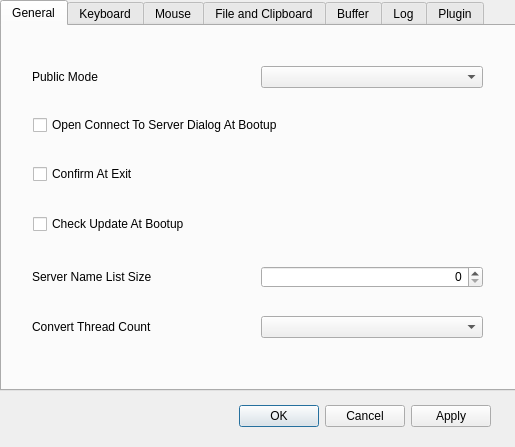
<?xml version="1.0" encoding="UTF-8"?>
<ui version="4.0">
 <class>PreferenceDialog</class>
 <widget class="QDialog" name="PreferenceDialog">
  <property name="geometry">
   <rect>
    <x>0</x>
    <y>0</y>
    <width>515</width>
    <height>447</height>
   </rect>
  </property>
  <property name="windowTitle">
   <string>Preference</string>
  </property>
  <widget class="QDialogButtonBox" name="buttonBox">
   <property name="geometry">
    <rect>
     <x>150</x>
     <y>400</y>
     <width>341</width>
     <height>32</height>
    </rect>
   </property>
   <property name="orientation">
    <enum>Qt::Horizontal</enum>
   </property>
   <property name="standardButtons">
    <set>QDialogButtonBox::Apply|QDialogButtonBox::Cancel|QDialogButtonBox::Ok</set>
   </property>
  </widget>
  <widget class="QTabWidget" name="tabWidget">
   <property name="geometry">
    <rect>
     <x>0</x>
     <y>0</y>
     <width>521</width>
     <height>391</height>
    </rect>
   </property>
   <property name="currentIndex">
    <number>0</number>
   </property>
   <widget class="QWidget" name="tab_general">
    <attribute name="title">
     <string>General</string>
    </attribute>
    <widget class="QWidget" name="layoutWidget_1">
     <property name="geometry">
      <rect>
       <x>30</x>
       <y>240</y>
       <width>451</width>
       <height>22</height>
      </rect>
     </property>
     <layout class="QHBoxLayout" name="horizontalLayout_serverNameListSize">
      <item>
       <widget class="QLabel" name="label_serverNameListSize">
        <property name="text">
         <string>Server Name List Size</string>
        </property>
       </widget>
      </item>
      <item>
       <widget class="QSpinBox" name="spinBox_serverNameListSize">
        <property name="alignment">
         <set>Qt::AlignRight|Qt::AlignTrailing|Qt::AlignVCenter</set>
        </property>
       </widget>
      </item>
     </layout>
    </widget>
    <widget class="QCheckBox" name="checkBox_onOpenConnectToServerDialogAtBootup">
     <property name="geometry">
      <rect>
       <x>31</x>
       <y>91</y>
       <width>451</width>
       <height>16</height>
      </rect>
     </property>
     <property name="text">
      <string>Open Connect To Server Dialog At Bootup</string>
     </property>
    </widget>
    <widget class="QCheckBox" name="checkBox_onConfirmAtExit">
     <property name="geometry">
      <rect>
       <x>31</x>
       <y>140</y>
       <width>451</width>
       <height>16</height>
      </rect>
     </property>
     <property name="text">
      <string>Confirm At Exit</string>
     </property>
    </widget>
    <widget class="QCheckBox" name="checkBox_onCheckUpdateAtBootup">
     <property name="geometry">
      <rect>
       <x>31</x>
       <y>190</y>
       <width>451</width>
       <height>16</height>
      </rect>
     </property>
     <property name="text">
      <string>Check Update At Bootup</string>
     </property>
    </widget>
    <widget class="QWidget" name="layoutWidget_2">
     <property name="geometry">
      <rect>
       <x>30</x>
       <y>40</y>
       <width>451</width>
       <height>22</height>
      </rect>
     </property>
     <layout class="QHBoxLayout" name="horizontalLayout">
      <item>
       <widget class="QLabel" name="label_publicModeVersion">
        <property name="text">
         <string>Public Mode</string>
        </property>
       </widget>
      </item>
      <item>
       <widget class="QComboBox" name="comboBox_publicModeVersion">
        <property name="currentText">
         <string/>
        </property>
       </widget>
      </item>
     </layout>
    </widget>
    <widget class="QWidget" name="">
     <property name="geometry">
      <rect>
       <x>30</x>
       <y>290</y>
       <width>451</width>
       <height>22</height>
      </rect>
     </property>
     <layout class="QHBoxLayout" name="horizontalLayout_3">
      <item>
       <widget class="QLabel" name="label_convertThreadCount">
        <property name="text">
         <string>Convert Thread Count</string>
        </property>
       </widget>
      </item>
      <item>
       <widget class="QComboBox" name="comboBox_convertThreadCount"/>
      </item>
     </layout>
    </widget>
   </widget>
   <widget class="QWidget" name="tab_keyboard">
    <attribute name="title">
     <string>Keyboard</string>
    </attribute>
    <widget class="QWidget" name="layoutWidget_3">
     <property name="geometry">
      <rect>
       <x>20</x>
       <y>40</y>
       <width>471</width>
       <height>30</height>
      </rect>
     </property>
     <layout class="QHBoxLayout" name="horizontalLayout_keylayoutPath">
      <item>
       <widget class="QLabel" name="label_keylayoutPath">
        <property name="text">
         <string>Key Layout Path</string>
        </property>
       </widget>
      </item>
      <item>
       <widget class="QLineEdit" name="lineEdit_keylayoutPath"/>
      </item>
      <item>
       <widget class="QPushButton" name="pushButton_keylayoutPath">
        <property name="text">
         <string>select</string>
        </property>
       </widget>
      </item>
     </layout>
    </widget>
    <widget class="QWidget" name="layoutWidget_4">
     <property name="geometry">
      <rect>
       <x>21</x>
       <y>100</y>
       <width>471</width>
       <height>194</height>
      </rect>
     </property>
     <layout class="QHBoxLayout" name="horizontalLayout_2">
      <item>
       <widget class="QLabel" name="label_keylayoutList">
        <property name="text">
         <string>Key Layout List</string>
        </property>
       </widget>
      </item>
      <item>
       <widget class="QListWidget" name="listWidget_keylayoutList"/>
      </item>
     </layout>
    </widget>
   </widget>
   <widget class="QWidget" name="tab_mouse">
    <attribute name="title">
     <string>Mouse</string>
    </attribute>
    <widget class="QWidget" name="layoutWidget_5">
     <property name="geometry">
      <rect>
       <x>30</x>
       <y>240</y>
       <width>451</width>
       <height>22</height>
      </rect>
     </property>
     <layout class="QHBoxLayout" name="horizontalLayout_doubleClickThreshold">
      <item>
       <widget class="QLabel" name="label_doubleClickThreshold">
        <property name="text">
         <string>Double Click Threshold</string>
        </property>
       </widget>
      </item>
      <item>
       <widget class="QSpinBox" name="spinBox_doubleClickThreshold">
        <property name="alignment">
         <set>Qt::AlignRight|Qt::AlignTrailing|Qt::AlignVCenter</set>
        </property>
        <property name="suffix">
         <string notr="true"> (ms)</string>
        </property>
       </widget>
      </item>
     </layout>
    </widget>
    <widget class="QCheckBox" name="checkBox_onHoldMouseControl">
     <property name="geometry">
      <rect>
       <x>30</x>
       <y>31</y>
       <width>441</width>
       <height>16</height>
      </rect>
     </property>
     <property name="text">
      <string>Hold Mouse Control</string>
     </property>
    </widget>
    <widget class="QCheckBox" name="checkBox_onExtraButtonSupport">
     <property name="geometry">
      <rect>
       <x>30</x>
       <y>80</y>
       <width>451</width>
       <height>16</height>
      </rect>
     </property>
     <property name="text">
      <string>Extra Button Support</string>
     </property>
    </widget>
    <widget class="QCheckBox" name="checkBox_onDisplayMouseCursor">
     <property name="geometry">
      <rect>
       <x>30</x>
       <y>130</y>
       <width>451</width>
       <height>16</height>
      </rect>
     </property>
     <property name="text">
      <string>Display Mouse Cursor</string>
     </property>
    </widget>
    <widget class="QCheckBox" name="checkBox_onShowMouseCursorMarker">
     <property name="geometry">
      <rect>
       <x>30</x>
       <y>180</y>
       <width>451</width>
       <height>16</height>
      </rect>
     </property>
     <property name="text">
      <string>Show Mouse Cursor Marker</string>
     </property>
    </widget>
   </widget>
   <widget class="QWidget" name="tab_fileandclipboard">
    <attribute name="title">
     <string>File and Clipboard</string>
    </attribute>
    <widget class="QWidget" name="layoutWidget_6">
     <property name="geometry">
      <rect>
       <x>30</x>
       <y>240</y>
       <width>461</width>
       <height>25</height>
      </rect>
     </property>
     <layout class="QHBoxLayout" name="horizontalLayout_outputPath">
      <item>
       <widget class="QLabel" name="label_outputPath">
        <property name="text">
         <string>Output Path</string>
        </property>
       </widget>
      </item>
      <item>
       <widget class="QLineEdit" name="lineEdit_outputPath"/>
      </item>
      <item>
       <widget class="QPushButton" name="pushButton_outputPath">
        <property name="text">
         <string>select</string>
        </property>
       </widget>
      </item>
     </layout>
    </widget>
    <widget class="QCheckBox" name="checkBox_onTransferFileSupport">
     <property name="geometry">
      <rect>
       <x>31</x>
       <y>31</y>
       <width>461</width>
       <height>16</height>
      </rect>
     </property>
     <property name="text">
      <string>Transfer File Support</string>
     </property>
    </widget>
    <widget class="QCheckBox" name="checkBox_onTransferFileSupportByDragAndDrop">
     <property name="geometry">
      <rect>
       <x>31</x>
       <y>81</y>
       <width>461</width>
       <height>16</height>
      </rect>
     </property>
     <property name="text">
      <string>Transfer File Support by Drag and Drop</string>
     </property>
    </widget>
    <widget class="QCheckBox" name="checkBox_onShowTotalProgressForTransferFile">
     <property name="geometry">
      <rect>
       <x>31</x>
       <y>131</y>
       <width>461</width>
       <height>16</height>
      </rect>
     </property>
     <property name="text">
      <string>Show Total Progress For Transfer File</string>
     </property>
    </widget>
    <widget class="QCheckBox" name="checkBox_onTransferClipboardSupport">
     <property name="geometry">
      <rect>
       <x>30</x>
       <y>180</y>
       <width>461</width>
       <height>16</height>
      </rect>
     </property>
     <property name="text">
      <string>Transfer Clipboard Support</string>
     </property>
    </widget>
   </widget>
   <widget class="QWidget" name="tab_buffer">
    <attribute name="title">
     <string>Buffer</string>
    </attribute>
    <widget class="QWidget" name="layoutWidget_7">
     <property name="geometry">
      <rect>
       <x>20</x>
       <y>70</y>
       <width>451</width>
       <height>22</height>
      </rect>
     </property>
     <layout class="QHBoxLayout" name="horizontalLayout_soundBufferSize">
      <item>
       <widget class="QLabel" name="label_soundBufferSize">
        <property name="text">
         <string>Sound Buffer Size</string>
        </property>
       </widget>
      </item>
      <item>
       <widget class="QSpinBox" name="spinBox_soundBufferSize">
        <property name="alignment">
         <set>Qt::AlignRight|Qt::AlignTrailing|Qt::AlignVCenter</set>
        </property>
        <property name="suffix">
         <string notr="true"> (KB)</string>
        </property>
       </widget>
      </item>
     </layout>
    </widget>
    <widget class="QWidget" name="layoutWidget_8">
     <property name="geometry">
      <rect>
       <x>20</x>
       <y>20</y>
       <width>451</width>
       <height>22</height>
      </rect>
     </property>
     <layout class="QHBoxLayout" name="horizontalLayout_graphicsBufferSize">
      <item>
       <widget class="QLabel" name="label_graphicsBufferSize">
        <property name="text">
         <string>Graphics Buffer Size</string>
        </property>
       </widget>
      </item>
      <item>
       <widget class="QSpinBox" name="spinBox_graphicsBufferSize">
        <property name="alignment">
         <set>Qt::AlignRight|Qt::AlignTrailing|Qt::AlignVCenter</set>
        </property>
        <property name="suffix">
         <string notr="true"> (KB)</string>
        </property>
       </widget>
      </item>
     </layout>
    </widget>
   </widget>
   <widget class="QWidget" name="tab_log">
    <attribute name="title">
     <string>Log</string>
    </attribute>
    <widget class="QWidget" name="layoutWidget_9">
     <property name="geometry">
      <rect>
       <x>20</x>
       <y>70</y>
       <width>471</width>
       <height>25</height>
      </rect>
     </property>
     <layout class="QHBoxLayout" name="horizontalLayout_logFile">
      <item>
       <widget class="QLabel" name="label_logFile">
        <property name="text">
         <string>Log File</string>
        </property>
       </widget>
      </item>
      <item>
       <widget class="QLineEdit" name="lineEdit_logFile"/>
      </item>
      <item>
       <widget class="QPushButton" name="pushButton_logFile">
        <property name="text">
         <string>select</string>
        </property>
       </widget>
      </item>
     </layout>
    </widget>
    <widget class="QWidget" name="layoutWidget_10">
     <property name="geometry">
      <rect>
       <x>20</x>
       <y>20</y>
       <width>471</width>
       <height>25</height>
      </rect>
     </property>
     <layout class="QHBoxLayout" name="horizontalLayout_keyboardLogFile">
      <item>
       <widget class="QLabel" name="label_keyboardLogFile">
        <property name="text">
         <string>Keyboard Log File</string>
        </property>
       </widget>
      </item>
      <item>
       <widget class="QLineEdit" name="lineEdit_keyboardLogFile"/>
      </item>
      <item>
       <widget class="QPushButton" name="pushButton_keyboardLogFile">
        <property name="text">
         <string>select</string>
        </property>
       </widget>
      </item>
     </layout>
    </widget>
   </widget>
   <widget class="QWidget" name="tab_plugin">
    <attribute name="title">
     <string>Plugin</string>
    </attribute>
    <widget class="QCheckBox" name="checkBox_onGamePadSupport">
     <property name="geometry">
      <rect>
       <x>20</x>
       <y>30</y>
       <width>471</width>
       <height>16</height>
      </rect>
     </property>
     <property name="text">
      <string>GamePad Support</string>
     </property>
    </widget>
   </widget>
  </widget>
 </widget>
 <tabstops>
  <tabstop>comboBox_publicModeVersion</tabstop>
  <tabstop>checkBox_onOpenConnectToServerDialogAtBootup</tabstop>
  <tabstop>checkBox_onConfirmAtExit</tabstop>
  <tabstop>checkBox_onCheckUpdateAtBootup</tabstop>
  <tabstop>spinBox_serverNameListSize</tabstop>
  <tabstop>pushButton_keylayoutPath</tabstop>
  <tabstop>checkBox_onHoldMouseControl</tabstop>
  <tabstop>checkBox_onExtraButtonSupport</tabstop>
  <tabstop>checkBox_onDisplayMouseCursor</tabstop>
  <tabstop>checkBox_onShowMouseCursorMarker</tabstop>
  <tabstop>spinBox_doubleClickThreshold</tabstop>
  <tabstop>checkBox_onTransferFileSupport</tabstop>
  <tabstop>checkBox_onTransferFileSupportByDragAndDrop</tabstop>
  <tabstop>checkBox_onShowTotalProgressForTransferFile</tabstop>
  <tabstop>checkBox_onTransferClipboardSupport</tabstop>
  <tabstop>pushButton_outputPath</tabstop>
  <tabstop>spinBox_graphicsBufferSize</tabstop>
  <tabstop>spinBox_soundBufferSize</tabstop>
  <tabstop>pushButton_keyboardLogFile</tabstop>
  <tabstop>pushButton_logFile</tabstop>
  <tabstop>checkBox_onGamePadSupport</tabstop>
  <tabstop>tabWidget</tabstop>
  <tabstop>lineEdit_logFile</tabstop>
  <tabstop>lineEdit_outputPath</tabstop>
  <tabstop>lineEdit_keyboardLogFile</tabstop>
  <tabstop>lineEdit_keylayoutPath</tabstop>
  <tabstop>listWidget_keylayoutList</tabstop>
 </tabstops>
 <resources/>
 <connections>
  <connection>
   <sender>buttonBox</sender>
   <signal>accepted()</signal>
   <receiver>PreferenceDialog</receiver>
   <slot>accept()</slot>
   <hints>
    <hint type="sourcelabel">
     <x>248</x>
     <y>254</y>
    </hint>
    <hint type="destinationlabel">
     <x>157</x>
     <y>274</y>
    </hint>
   </hints>
  </connection>
  <connection>
   <sender>buttonBox</sender>
   <signal>rejected()</signal>
   <receiver>PreferenceDialog</receiver>
   <slot>reject()</slot>
   <hints>
    <hint type="sourcelabel">
     <x>316</x>
     <y>260</y>
    </hint>
    <hint type="destinationlabel">
     <x>286</x>
     <y>274</y>
    </hint>
   </hints>
  </connection>
 </connections>
</ui>
